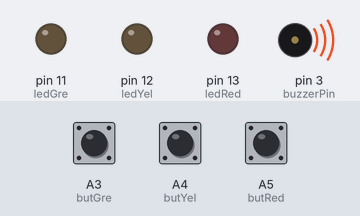
A sketch run on a simulated Arduino Uno, built with avr-gcc and run on an emulated ATmega328P. On the bench: output pins drawn as LEDs (lit = HIGH), buzzer (waves = sounding). Dashed ring = blinking. The test bench sets the inputs (shaded band); at power-on: A3 (butGre) LOW, A4 (butYel) LOW, A5 (butRed) LOW. Random numbers use the default seed unless the sketch sets one.

Above: at 3.0 s.
3.1 s: A3 (butGre) pulled HIGH for 0.15 s
At 6.8 s:
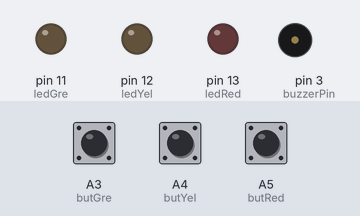
9.1 s: A4 (butYel) pulled HIGH for 1 s
At 11.8 s:
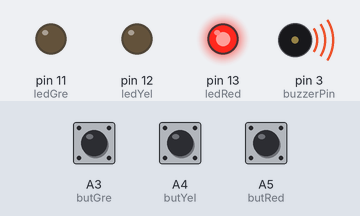
13.1 s: A4 (butYel) pulled HIGH for 3.2 s
At 14.4 s:
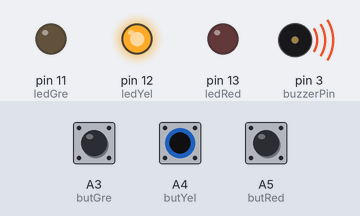
17.8 s: A4 (butYel) pulled HIGH for 0.15 s
At 18.25 s:
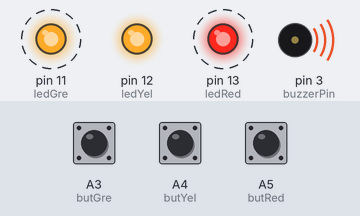
Timing chart, 0 to 25.2 s (numbered marks = the images above; inputs shaded):
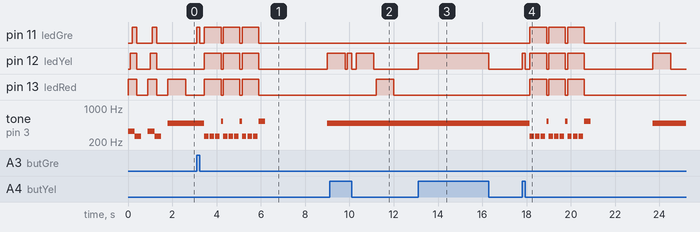

The sketch:

Projeto_Genius.ino
```cpp
//ENTRADAS
int butRed = A5;
int butYel = A4;
int butGre = A3;
//Led
int ledRed = 13;
int ledYel = 12;
int ledGre = 11;
//Buzzer
int buzzerPin = 3;
//Tons botões
#define tomRed 294
#define tomYel 330
#define tomGre 350
//VARIÁVEIS
int rodada = 0;
int led = 0;
int temp_led_ligado = 600;
int temp_led_desligado = 100;
int mat[10];
int posi_mat = 0;
void setup(){
 //Configuração dos pinos de entrada
 pinMode(butRed, INPUT);
 pinMode(butYel, INPUT);
 pinMode(butGre, INPUT);
 //Configuração dos pinos de saída
 pinMode(ledRed, OUTPUT);
 pinMode(ledYel, OUTPUT);
 pinMode(ledGre, OUTPUT);
 pinMode(buzzerPin, OUTPUT);
 //Inicialização da comunicação serial
 Serial.begin(9600);
 //Função randômica
 randomSeed(analogRead(A0));
 inicio();
}
void loop(){
 led = random(0, 3);
 mat[posi_mat] = led;
 for (int j = 0; j <= posi_mat; j++) {
 switch (mat[j]) {
  case 0:
 digitalWrite(ledGre, HIGH);
 analogWrite(buzzerPin, tomGre);
 delay(200);
 digitalWrite(buzzerPin, LOW);
 delay(temp_led_ligado);
 digitalWrite(ledGre, LOW);
 delay (temp_led_desligado);
 break;
 case 1:
 digitalWrite(ledYel, HIGH);
 analogWrite(buzzerPin, tomYel);
 delay(200);
 digitalWrite(buzzerPin, LOW);
 delay(temp_led_ligado);
 digitalWrite(ledYel, LOW);
 delay (temp_led_desligado);
 break;
 case 2:
 digitalWrite(ledRed, HIGH);
 analogWrite(buzzerPin, tomRed);
 delay(200);
 digitalWrite(buzzerPin, LOW);
 delay(temp_led_ligado);
 digitalWrite(ledRed, LOW);
 delay (temp_led_desligado);
 break;
 default:
 break;
 }
 }
 int temp = 0;
 while (temp <= posi_mat){
 if (digitalRead(butGre) == HIGH) {
 digitalWrite(ledGre, HIGH);
 analogWrite(buzzerPin, tomGre);
 delay(100);
 digitalWrite(buzzerPin, LOW);
 while (digitalRead(butGre) == HIGH);
 digitalWrite(ledGre, LOW);
 delay(200);
 if ( mat[temp] == 0) {
 temp = temp + 1;
 } else
 {
 posi_mat = 11;
 break;
 }
 }
 if (digitalRead(butYel) == HIGH) {
 digitalWrite(ledYel, HIGH);
 analogWrite(buzzerPin, tomYel);
 delay(100);
 digitalWrite(buzzerPin, LOW);
 while (digitalRead(butYel) == HIGH);
 digitalWrite(ledYel, LOW);
 delay(200);
 if ( mat[temp] == 1) {
 temp = temp + 1;
 } else
 {
 posi_mat = 11;
 break;
 }
 }
 if (digitalRead(butRed) == HIGH) {
 digitalWrite(ledRed, HIGH);
 analogWrite(buzzerPin, tomRed);
 delay(100);
 digitalWrite(buzzerPin, LOW);
 while (digitalRead(butRed) == HIGH);
 digitalWrite(ledRed, LOW);
 delay(200);
 if ( mat[temp] == 2) {
 temp = temp + 1;
 } else
 {
 posi_mat = 11;
 break;
 }
 }
 }
 posi_mat = posi_mat + 1;
 if (posi_mat == 10) {
 ganhou();
 posi_mat = 0;
 }
 if (posi_mat >= 11) {
 perdeu();
 posi_mat = 0;
 delay(3000);
 }
}
void inicio() {
 for (int y = 0; y < 2; y++) {
 tone(buzzerPin, 330, 200);
 digitalWrite(ledRed, HIGH);
 delay(100);
 tone(buzzerPin, 330, 200);
 digitalWrite(ledYel, HIGH);
 delay(100);
 tone(buzzerPin, 330, 200);
 digitalWrite(ledGre, HIGH);
 delay(100);
 tone(buzzerPin, 262, 300);
 delay(100);
 digitalWrite(ledRed, LOW);
 digitalWrite(ledYel, LOW);
 digitalWrite(ledGre, LOW);
 delay(500);
 }
}
void perdeu() {
 for (int x = 0; x < 3; x++) {
 for (int z = 0; z < 3; z++) {
 tone(buzzerPin, 262, 200);
 digitalWrite(ledRed, HIGH);
 digitalWrite(ledYel, HIGH);
 digitalWrite(ledGre, HIGH);
 delay(250);
 digitalWrite(ledRed, LOW);
 digitalWrite(ledYel, LOW);
 digitalWrite(ledGre, LOW);
 }
 tone(buzzerPin, 528, 300);
 delay(100);
 }
}
void ganhou() {
 for (int w = 0; w < 2; w++) {
 tone(buzzerPin, 440, 200);
 digitalWrite(ledRed, HIGH);
 digitalWrite(ledYel, HIGH);
 digitalWrite(ledGre, HIGH);
 delay(250);
 digitalWrite(ledRed, LOW);
 digitalWrite(ledYel, LOW);
 digitalWrite(ledGre, LOW);
 tone(buzzerPin, 495, 200);
 digitalWrite(ledRed, HIGH);
 digitalWrite(ledYel, HIGH);
 digitalWrite(ledGre, HIGH);
 delay(250);
 digitalWrite(ledRed, LOW);
 digitalWrite(ledYel, LOW);
 digitalWrite(ledGre, LOW);
 tone(buzzerPin, 528, 200);
 digitalWrite(ledRed, HIGH);
 digitalWrite(ledYel, HIGH);
 digitalWrite(ledGre, HIGH);
 delay(250);
 digitalWrite(ledRed, LOW);
 digitalWrite(ledYel, LOW);
 digitalWrite(ledGre, LOW);
 tone(buzzerPin, 528, 200);
 digitalWrite(ledRed, HIGH);
 digitalWrite(ledYel, HIGH);
 digitalWrite(ledGre, HIGH);
 delay(250);
 digitalWrite(ledRed, LOW);
 digitalWrite(ledYel, LOW);
 digitalWrite(ledGre, LOW);
 delay(500);
 }
}
```

Measured:
- after the input at 3.1 s, pin 11 (ledGre): LOW → HIGH at once, → LOW 0.15 s later, → HIGH 0.20 s later, → LOW 0.75 s later, … (8 changes in this stretch); pin 12 (ledYel): LOW → HIGH after 0.35 s, then repeats every 0.85 s: LOW 0.10 s, HIGH 0.75 s
- after the input at 9.1 s, pin 13 (ledRed): LOW → HIGH after 2.1 s, → LOW 0.80 s later
- after the input at 13.1 s, pin 12 (ledYel): LOW → HIGH at once, → LOW 3.2 s later
- after the input at 17.8 s, pin 11 (ledGre): alternates HIGH for 0.75 s and LOW for 0.10 s, 6 changes in all, then stays LOW, starting after 0.35 s; pin 12 (ledYel): LOW → HIGH at once, → LOW 0.15 s later, → HIGH 0.20 s later, → LOW 0.75 s later, … (10 changes in this stretch)
- by itself, tone on pin 3 (buzzerPin): plays 330 Hz for 0.30 s, 262 Hz for 0.30 s, 330 Hz for 0.30 s, 262 Hz for 0.30 s, 490 Hz for 1.3 s
